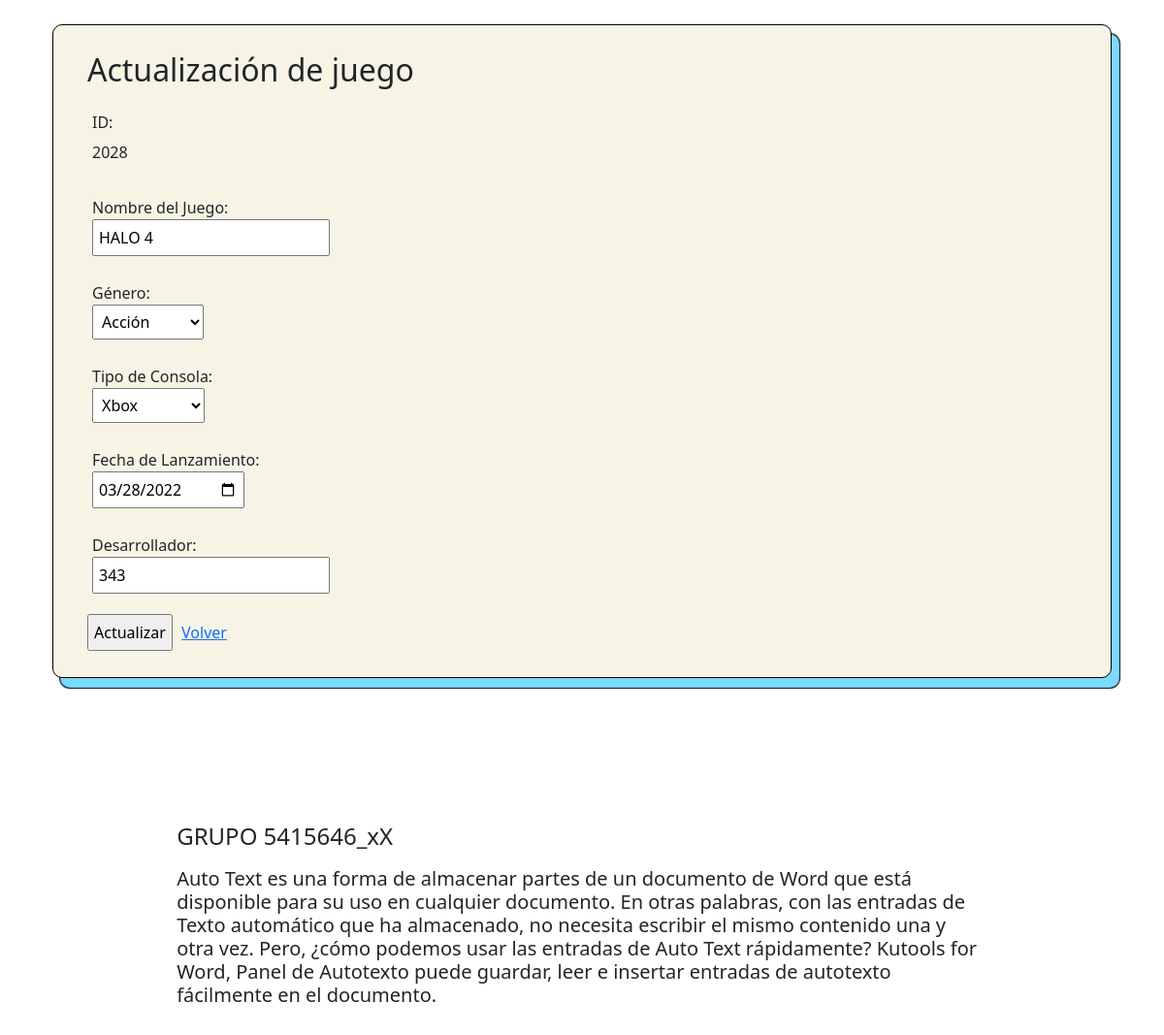
The page /proyecto/update.php?id=2028 on the database as committed earlier.
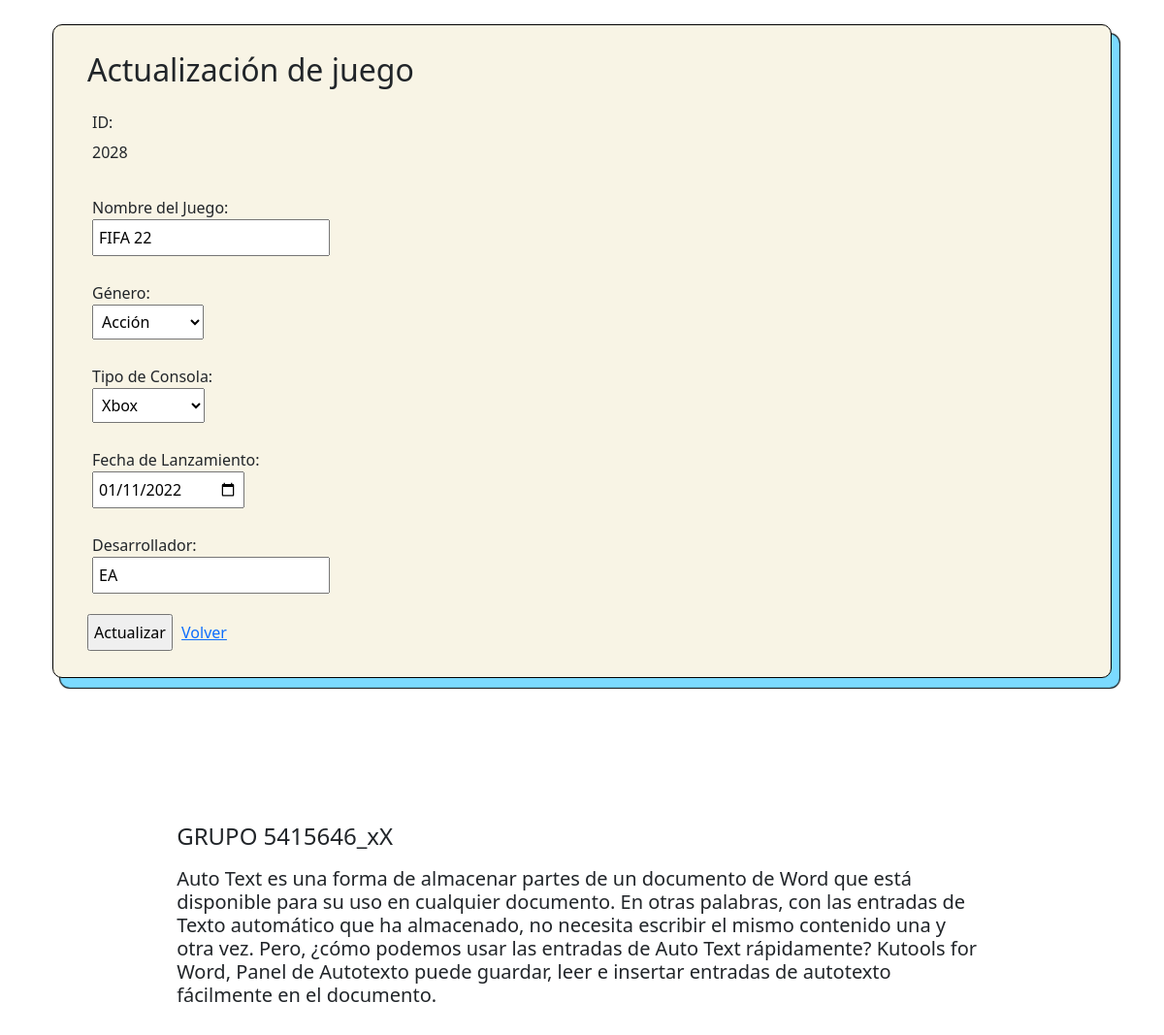
The same page on the database as committed later.
### tables this page shows
CREATE TABLE `games` (
  `id` int(11) NOT NULL,
  `name` varchar(100) NOT NULL,
  `genero` varchar(250) NOT NULL,
  `console` varchar(30) NOT NULL,
  `añolanzamiento` date NOT NULL,
  `desarrollador` varchar(255) NOT NULL
);

### proyecto/update.php (the view, shortened to what this page needs)
<!DOCTYPE html>
<html style="font-size: 16px">
<head>
    <link href="https://cdn.jsdelivr.net/npm/bootstrap@5.1.3/dist/css/bootstrap.min.css" rel="stylesheet">
    <link rel="stylesheet" href="estilos.css" media="screen" />
</head>
<body class="container">
    <div class="container-fluid" aling="center">
        <div class="formulario">
            <?php
            $servername = "localhost";
            $database = "crud";
            $username = "root";
            $password = "unad2021";
            $conexion = mysqli_connect($servername, $username, $password, $database);
            if (isset($_GET['id'])) {
                $id = $_GET['id'];
                $sql = "SELECT * FROM games WHERE id = '$id'";
                $resultado = mysqli_query($conexion, $sql);
                if (mysqli_num_rows($resultado) > 0) {
                    $row = mysqli_fetch_array($resultado);
                    $id = $row['id'];
                    $genero = $row['genero'];
                    $nombrejuego = $row['name'];
                    $fechalanzamiento = $row['añolanzamiento'];
                    $tipoconsola = $row['console'];
                    $desarrollador =  $row['desarrollador'];
                }
            }
            ?>
            <h2>Actualización de juego</h2>
            <form action="update.php?id=<?php echo $_GET['id']; ?>" method="post">
                <p>ID: <br><input type="text" name="id" value="<?php echo $id; ?>" readonly class="form-control-plaintext"></p>
                <p>Nombre del Juego: <br><input type="text" name="NombreJuego" value="<?php echo $nombrejuego; ?>"></p>
                <p>Género: <br><select name="Genero" value="<?php echo $genero; ?>">
                        <option>Acción</option>
                    </select></p>
                <p>Tipo de Consola: <br><select name="TipoConsola" value="<?php echo $tipoconsola; ?>">
                        <option>Xbox</option>
                    </select></p>
                <p>Fecha de Lanzamiento: <br><input type="date" name="FechaLanzamiento" value="<?php echo $fechalanzamiento; ?>"></p>
                <p>Desarrollador: <br><input type="text" name="Desarrollador" value="<?php echo $desarrollador; ?>"></p>
                <input type="submit" value="Actualizar" name="update">
                <a href='javascript:history.go(-1)'>Volver</a>
                <br>
            </form>
        </div>
        <footer class="pie">
            <div class="pie">
                <h4>GRUPO 5415646_xX</h4>
                <h5>Auto Text es una forma de almacenar partes de un documento de Word que está disponible para su uso en cualquier documento. En otras palabras, con las entradas de Texto automático que ha almacenado, no necesita escribir el mismo contenido una y otra vez. Pero, ¿cómo podemos usar las entradas de Auto Text rápidamente? Kutools for Word, Panel de Autotexto puede guardar, leer e insertar entradas de autotexto fácilmente en el documento.</h5>
            </div>
        </footer>
    </div>
</body>
</html>

Rows that differ between the two databases and show on the page:
changed games "Acción": NombreJuego "HALO 4" → "FIFA 22"; FechaLanzamiento "03/28/2022" → "01/11/2022"; Desarrollador "343" → "EA"
